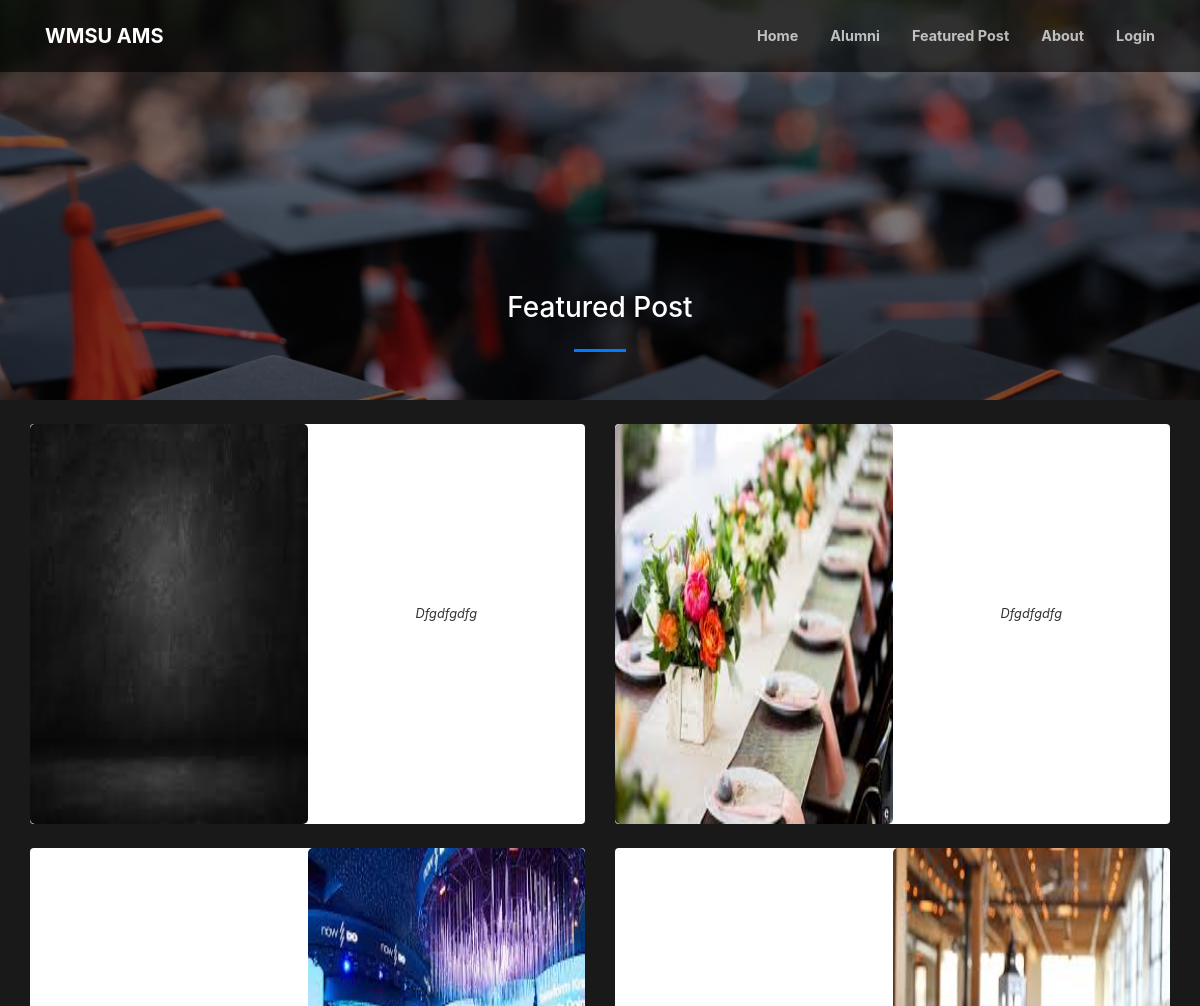
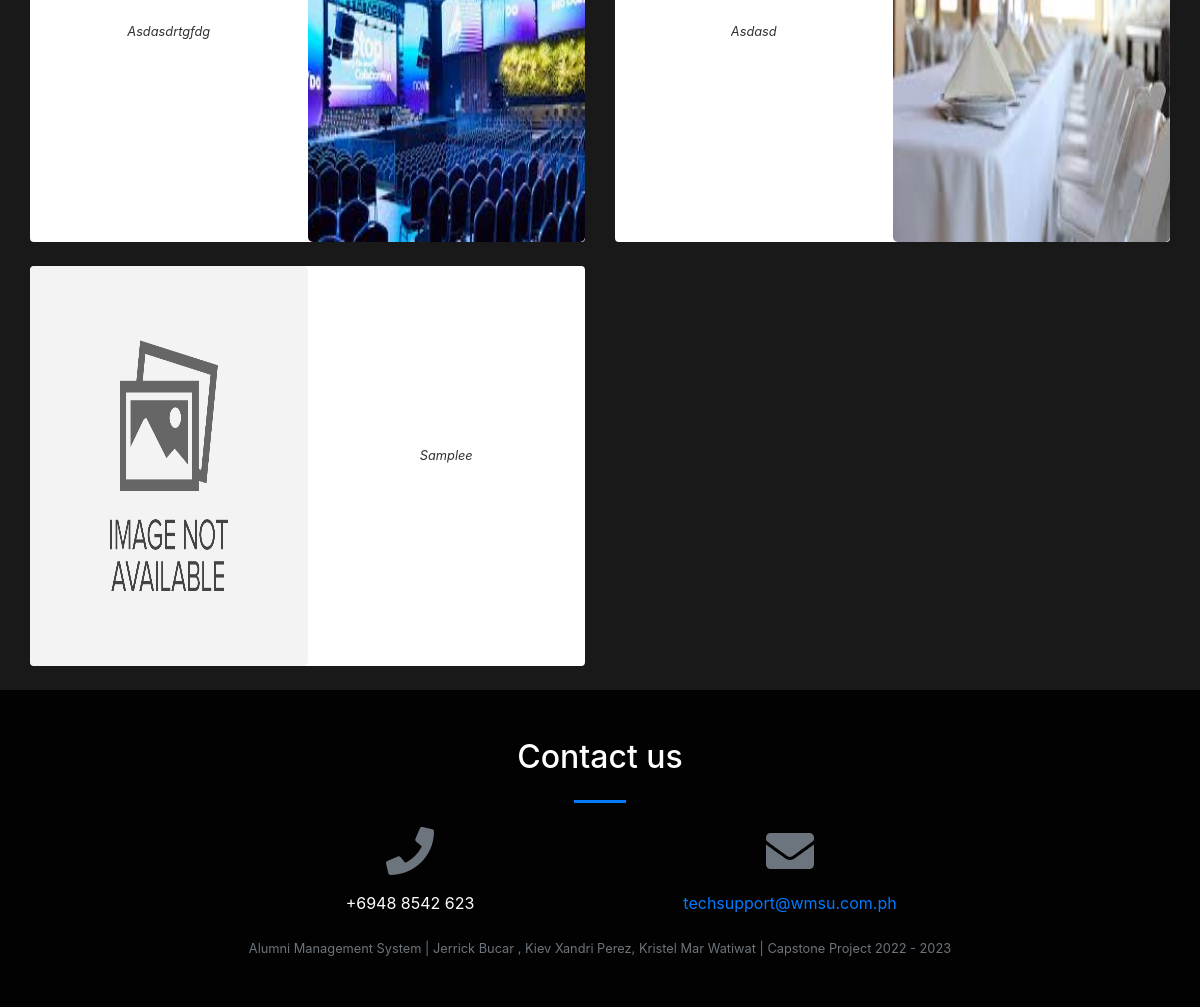
The page /index.php?page=gallery on the database its author committed (2 pictures, top to bottom).
### tables this page shows
CREATE TABLE `gallery` (
  `id` int(30) NOT NULL,
  `about` text NOT NULL,
  `created` datetime NOT NULL DEFAULT current_timestamp()
);

### gallery.php (the view, shortened to what this page needs)
<?php
include 'admin/db_connect.php';
?>
<header class="masthead">
    <div class="container-fluid h-100">
        <div class="row h-100 align-items-center justify-content-center text-center">
            <div class="col-lg-8 align-self-end mb-4 page-title">
                <h3 class="text-white">Featured Post</h3>
                <hr class="divider my-4"/>
            </div>
        </div>
    </div>
</header>
<div class="container-fluid mt-3 pt-2">
    <div class="row-items">
        <div class="col-lg-12">
            <div class="row">
                <?php
                $rtl = 'rtl';
                $ci = 0;
                $img = [];
                $fpath = 'admin/assets/uploads/gallery';
                $files = is_dir($fpath) ? scandir($fpath) : [];
                foreach ($files as $val) {
                    if (! in_array($val, ['.', '..'])) {
                        $n = explode('_', $val);
                        $img[$n[0]] = $val;
                    }
                }
                $gallery = $conn->query("SELECT * from gallery order by id desc");
                while ($row = $gallery->fetch_assoc()):
                    $ci++;
                    if ($ci < 3) {
                        $rtl = '';
                    } else {
                        $rtl = 'rtl';
                    }
                    if ($ci == 4) {
                        $ci = 0;
                    }
                    ?>
                    <div class="col-md-6">
                        <div class="card gallery-list <?php echo $rtl ?>" data-id="<?php echo $row['id'] ?>">
                            <div class="gallery-img" card-img-top>
                                <img src="<?php echo isset($img[$row['id']]) && is_file($fpath.'/'.$img[$row['id']]) ? $fpath.'/'.$img[$row['id']] : '' ?>"
                                     alt="">
                            </div>
                            <div class="card-body">
                                <div class="row align-items-center justify-content-center text-center h-100">
                                    <div class="">
                                        <div>
                                            <span class="truncate"
                                                  style="font-size: inherit;"><small><?php echo ucwords($row['about']) ?></small></span>
                                            <br>
                                        </div>
                                    </div>
                                </div>
                            </div>
                        </div>
                        <br>
                    </div>
                <?php endwhile; ?>
            </div>
        </div>
    </div>
</div>

### gallery.php (style rules this page uses)
.gallery-list { cursor: pointer; border: unset; flex-direction: inherit; }
.gallery-img, .gallery-list .card-body { width: calc(50%) }
.gallery-img img { border-radius: 5px; min-height: 50vh; max-width: calc(100%); }
header.masthead, header.masthead:before { min-height: 50vh !important; height: 50vh !important }
.row-items { position: relative; }
.rtl { direction: rtl; }
.masthead { min-height: 23vh !important; height: 23vh !important; }
.masthead:before { min-height: 23vh !important; height: 23vh !important; }

### rows shown on the page
gallery: shows a picture, about "Dfgdfgdfg"
gallery: shows a picture, about "Dfgdfgdfg"
gallery: shows a picture, about "Asdasdrtgfdg"
gallery: shows a picture, about "Asdasd"
gallery: shows a picture, about "Samplee"

### other values the page prints
preg_replace('~\S\K\S*\s*~u', '', $_SESSION['system']['name']) "AMS"
$_SESSION['system']['contact'] "+6948 8542 623"
$_SESSION['system']['email'] "techsupport@wmsu.com.ph"
$_SESSION['system']['name'] "Alumni Management System"
